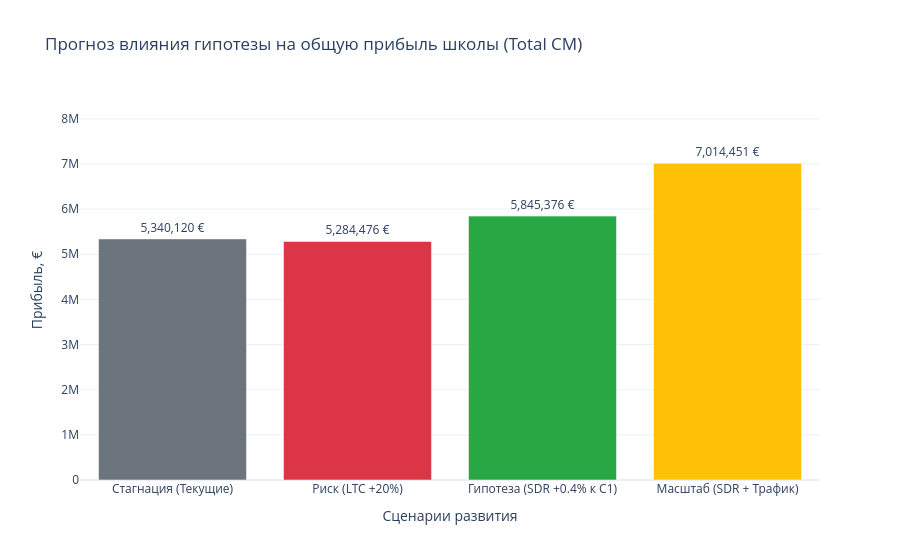

The code cell stored with this chart in its notebook:
### Code cell
import pandas as pd
import numpy as np
import plotly.graph_objects as go

# 1. Текущие базовые показатели всей школы (из предыдущих расчетов)
ua_total = 18548
ltc_base = 15
cogs_rate = 0.10
# Текущие средние по школе (Buyers/UA и Total_Revenue/Buyers)
current_total_buyers = ue_final['Buyers'].sum()
current_total_revenue = ue_final['Total_Revenue'].sum()

c1_current = current_total_buyers / ua_total
aov_avg = current_total_revenue / current_total_buyers

# Функция расчета Итоговой Маржинальной Прибыли (Total CM)
def get_total_cm(ua, c1, aov, ltc):
    cltv = aov * (1 - cogs_rate)
    ltv = cltv * c1
    return ua * (ltv - ltc)

# 2. Определение сценариев развития всей школы
scenarios = {
    "Стагнация (Текущие)": {
        "c1": c1_current, "ltc": ltc_base, "ua": ua_total
    },
    "Риск (LTC +20%)": {
        "c1": c1_current, "ltc": ltc_base * 1.2, "ua": ua_total
    },
    "Гипотеза (SDR +0.4% к C1)": {
        "c1": c1_current + 0.004, "ltc": ltc_base, "ua": ua_total
    },
    "Масштаб (SDR + Трафик)": {
        "c1": c1_current + 0.004, "ltc": ltc_base, "ua": ua_total * 1.2
    }
}

# 3. Расчет
results = []
for name, p in scenarios.items():
    cm = get_total_cm(p['ua'], p['c1'], aov_avg, p['ltc'])
    results.append({"Сценарий": name, "Прогноз CM (€)": round(cm, 0)})

df_scenarios = pd.DataFrame(results)

# 4. Визуализация (Plotly Bar)
fig = go.Figure(data=[
    go.Bar(
        x=df_scenarios['Сценарий'], 
        y=df_scenarios['Прогноз CM (€)'],
        marker_color=['#6c757d', '#dc3545', '#28a745', '#ffc107'],
        text=df_scenarios['Прогноз CM (€)'],
        texttemplate='%{text:,.0f} €',
        textposition='outside'
    )
])

fig.update_layout(
    title='Прогноз влияния гипотезы на общую прибыль школы (Total CM)',
    xaxis_title='Сценарии развития',
    yaxis_title='Прибыль, €',
    template='plotly_white',
    yaxis=dict(range=[0, df_scenarios['Прогноз CM (€)'].max() * 1.2])
)

fig.show()

### Figure 1 — Plotly figure (JSON) as saved in the notebook; plotly's stock layout.template omitted (floating-point values rounded to 4 significant figures)
{"data": [{"marker": {"color": ["#6c757d", "#dc3545", "#28a745", "#ffc107"]}, "text": [5340000.0, 5284000.0, 5845000.0, 7014000.0], "textposition": "outside", "texttemplate": "%{text:,.0f} €", "type": "bar", "x": ["Стагнация (Текущие)", "Риск (LTC +20%)", "Гипотеза (SDR +0.4% к C1)", "Масштаб (SDR + Трафик)"], "y": [5340000.0, 5284000.0, 5845000.0, 7014000.0]}], "layout": {"title": {"text": "Прогноз влияния гипотезы на общую прибыль школы (Total CM)"}, "xaxis": {"title": {"text": "Сценарии развития"}}, "yaxis": {"range": [0, 8417000.0], "title": {"text": "Прибыль, €"}}}}
